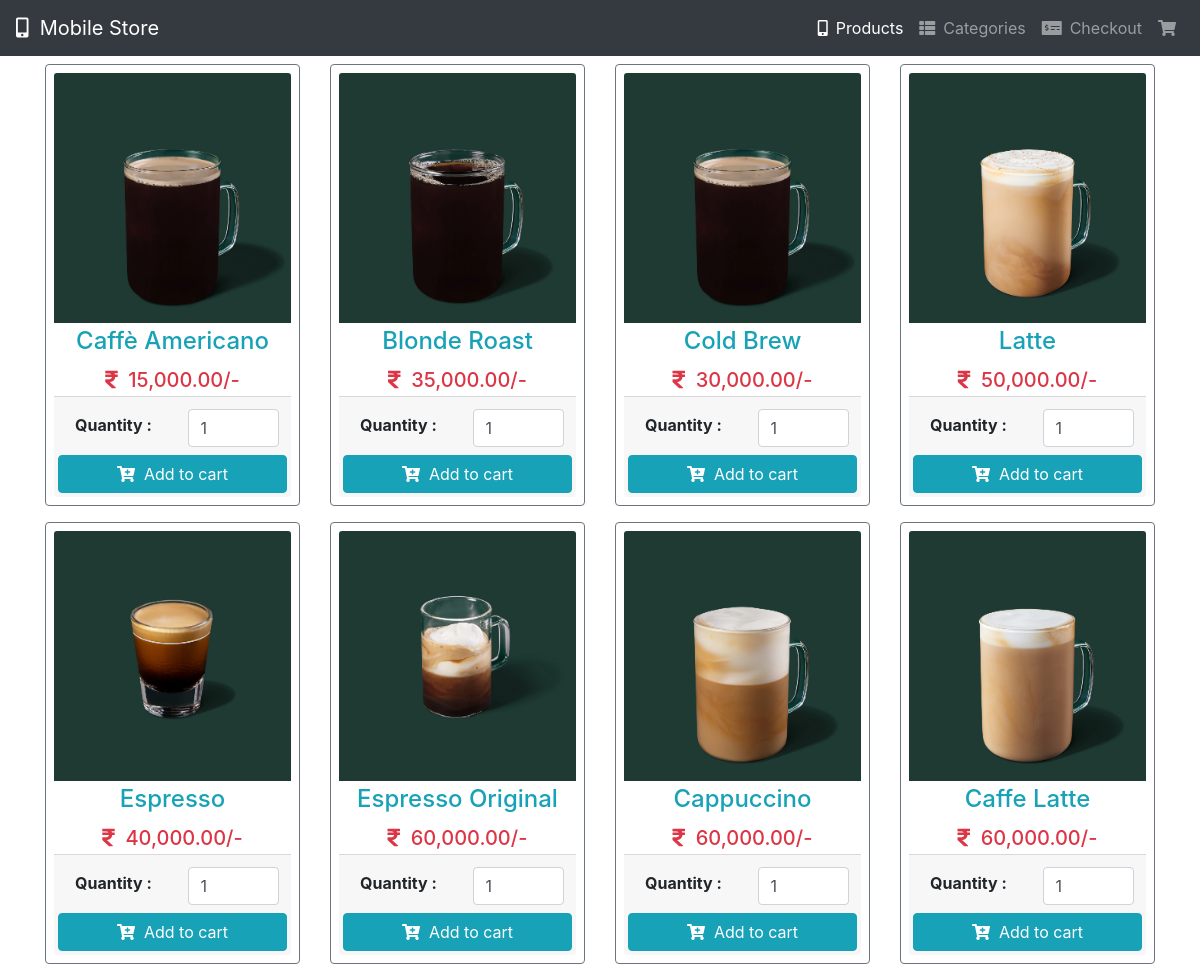
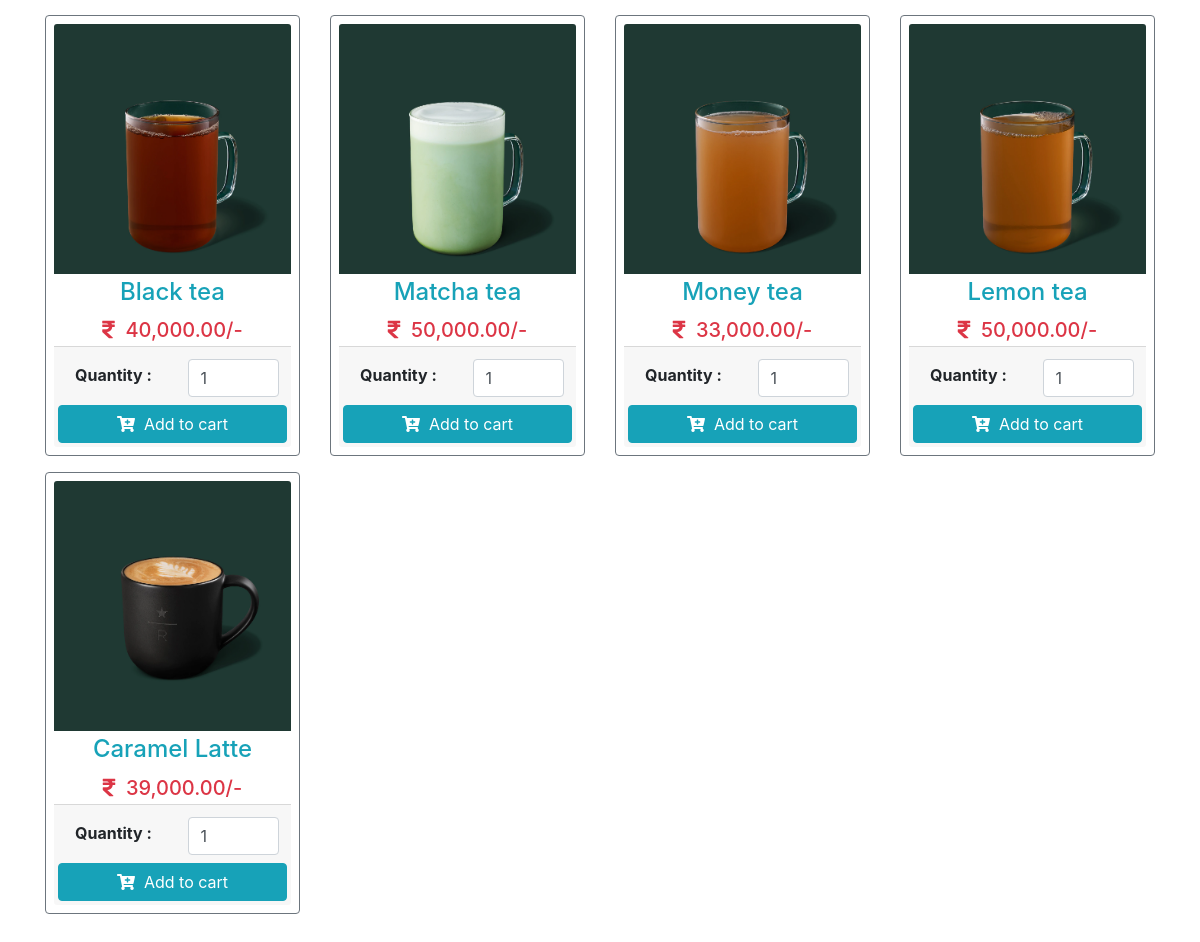
/democart/index.php, run on the app's committed database (2 pictures, top to bottom).
### tables this page shows
CREATE TABLE `sanpham` (
  `masp` varchar(30) NOT NULL,
  `tensp` varchar(22) NOT NULL,
  `hinhanh` varchar(50) NOT NULL,
  `gia` double NOT NULL,
  `dungtich` varchar(22) NOT NULL,
  `matl` varchar(22) NOT NULL,
  `soluong` int(10) NOT NULL,
  `id` int(11) NOT NULL
);

### democart/index.php (the view, shortened to what this page needs)
<!DOCTYPE html>
<html lang="en">
<head>
  <link rel='stylesheet' href='https://cdnjs.cloudflare.com/ajax/libs/twitter-bootstrap/4.5.2/css/bootstrap.min.css' />
  <link rel='stylesheet' href='https://cdnjs.cloudflare.com/ajax/libs/font-awesome/5.9.0/css/all.min.css' />
</head>
<body>
  <nav class="navbar navbar-expand-md bg-dark navbar-dark">
    <a class="navbar-brand" href="index.php"><i class="fas fa-mobile-alt"></i>&nbsp;&nbsp;Mobile Store</a>
    <div class="collapse navbar-collapse" id="collapsibleNavbar">
      <ul class="navbar-nav ml-auto">
        <li class="nav-item">
          <a class="nav-link active" href="index.php"><i class="fas fa-mobile-alt mr-2"></i>Products</a>
        </li>
        <li class="nav-item">
          <a class="nav-link" href="#"><i class="fas fa-th-list mr-2"></i>Categories</a>
        </li>
        <li class="nav-item">
          <a class="nav-link" href="checkout.php"><i class="fas fa-money-check-alt mr-2"></i>Checkout</a>
        </li>
        <li class="nav-item">
          <a class="nav-link" href="cart.php"><i class="fas fa-shopping-cart"></i> <span id="cart-item" class="badge badge-danger"></span></a>
        </li>
      </ul>
    </div>
  </nav>
  <div class="container">
    <div class="row mt-2 pb-3">
      <?php
  			include 'config.php';
  			$stmt = $conn->prepare('SELECT * FROM sanpham');
  			$stmt->execute();
  			$result = $stmt->get_result();
  			while ($row = $result->fetch_assoc()):
  		?>
      <div class="col-sm-6 col-md-4 col-lg-3 mb-2">
        <div class="card-deck">
          <div class="card p-2 border-secondary mb-2">
            <img src="<?= $row['hinhanh'] ?>" class="card-img-top" height="250">
            <div class="card-body p-1">
              <h4 class="card-title text-center text-info"><?= $row['tensp'] ?></h4>
              <h5 class="card-text text-center text-danger"><i class="fas fa-rupee-sign"></i>&nbsp;&nbsp;<?= number_format($row['gia'],2) ?>/-</h5>
            </div>
            <div class="card-footer p-1">
              <form action="" class="form-submit">
                <div class="row p-2">
                  <div class="col-md-6 py-1 pl-4">
                    <b>Quantity : </b>
                  </div>
                  <div class="col-md-6">
                    <input type="number" class="form-control pqty" value="<?= $row['soluong'] ?>">
                  </div>
                </div>
                <button class="btn btn-info btn-block addItemBtn"><i class="fas fa-cart-plus"></i>&nbsp;&nbsp;Add to
                  cart</button>
              </form>
            </div>
          </div>
        </div>
      </div>
      <?php endwhile; ?>
    </div>
  </div>
</body>
</html>

### data on the page
sanpham: hinhanh (picture), tensp "Caffè Americano", gia "15,000.00", soluong "1"
sanpham: hinhanh (picture), tensp "Blonde Roast", gia "35,000.00", soluong "1"
sanpham: hinhanh (picture), tensp "Cold Brew", gia "30,000.00", soluong "1"
sanpham: hinhanh (picture), tensp "Latte", gia "50,000.00", soluong "1"
sanpham: hinhanh (picture), tensp "Espresso", gia "40,000.00", soluong "1"
sanpham: hinhanh (picture), tensp "Espresso Original", gia "60,000.00", soluong "1"
sanpham: hinhanh (picture), tensp "Cappuccino", gia "60,000.00", soluong "1"
sanpham: hinhanh (picture), tensp "Caffe Latte", gia "60,000.00", soluong "1"
sanpham: hinhanh (picture), tensp "Black tea", gia "40,000.00", soluong "1"
sanpham: hinhanh (picture), tensp "Matcha tea", gia "50,000.00", soluong "1"
sanpham: hinhanh (picture), tensp "Money tea", gia "33,000.00", soluong "1"
sanpham: hinhanh (picture), tensp "Lemon tea", gia "50,000.00", soluong "1"
sanpham: hinhanh (picture), tensp "Caramel Latte", gia "39,000.00", soluong "1"
